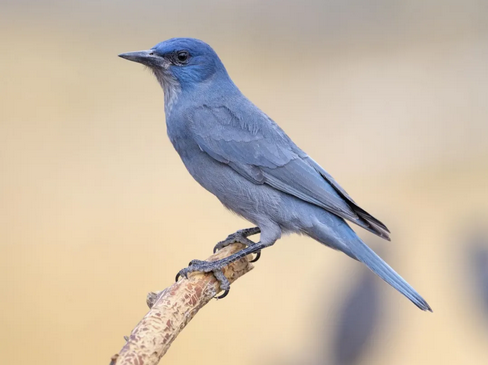
#> input picture 4_project/2_findContours/colorSeg/images/bird.png, 488 x 365 px, found by its file name
$ python colorSeg_bird.py
#> lines starting #> are read from the running program, lines starting #| are printed output that depends on the picture; after the words box and inside, x2 and y2 are one past the last pixel; in counts of white or black regions, pixels touching at a corner belong together
import cv2 as cv
import numpy as np

img = cv.imread('F://pj_python//1_jihua//images_prj//bird.png')
#> img is the input picture: shape (365, 488, 3); mean B, G, R 170.8, 186.9, 200.2
blur = cv.blur(img, (5, 5))
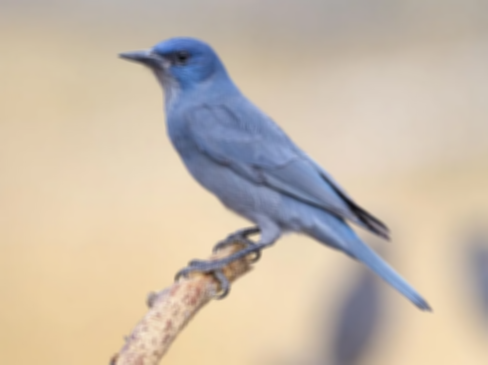
#> blur: shape (365, 488, 3); mean B, G, R 170.8, 186.9, 200.2
blur0 = cv.medianBlur(blur, 5)
blur1 = cv.GaussianBlur(blur0, (5, 5), 0)
blur2 = cv.bilateralFilter(blur1, 9, 75, 75)
hsv = cv.cvtColor(blur2, cv.COLOR_BGR2HSV)
#> hsv: shape (365, 488, 3); mean H, S, V 33.3, 51.9, 206.8
low_blue = np.array([55, 0, 0])
high_blue = np.array([118, 255, 255])
mask = cv.inRange(hsv, low_blue, high_blue)
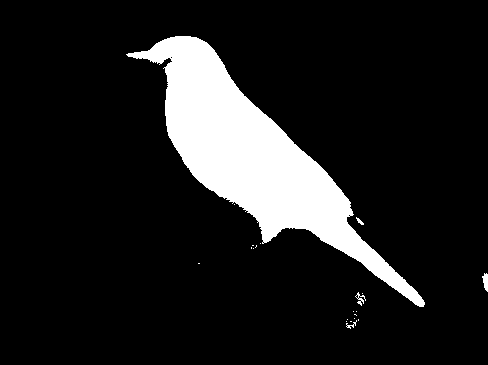
#> mask: shape (365, 488); 12.2% white; 21 white regions (16 under 20 px), largest, box (x1, y1, x2, y2) and area: (126, 36, 425, 307) 21452, (482, 273, 488, 292) 76, (355, 292, 366, 306) 54, (346, 320, 357, 329) 31, (356, 217, 364, 225) 27
res = cv.bitwise_and(img, img, mask=mask)
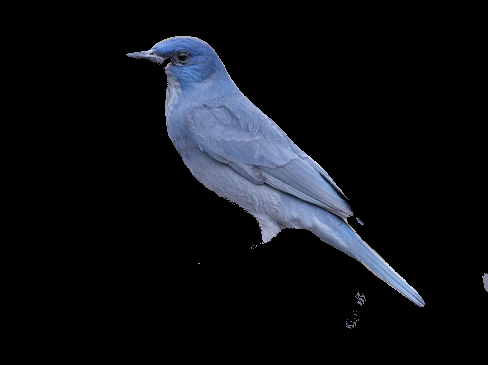
#> res: shape (365, 488, 3); mean B, G, R 20.1, 15.6, 13.6
cv.imshow("image", res)
cv.waitKey()
